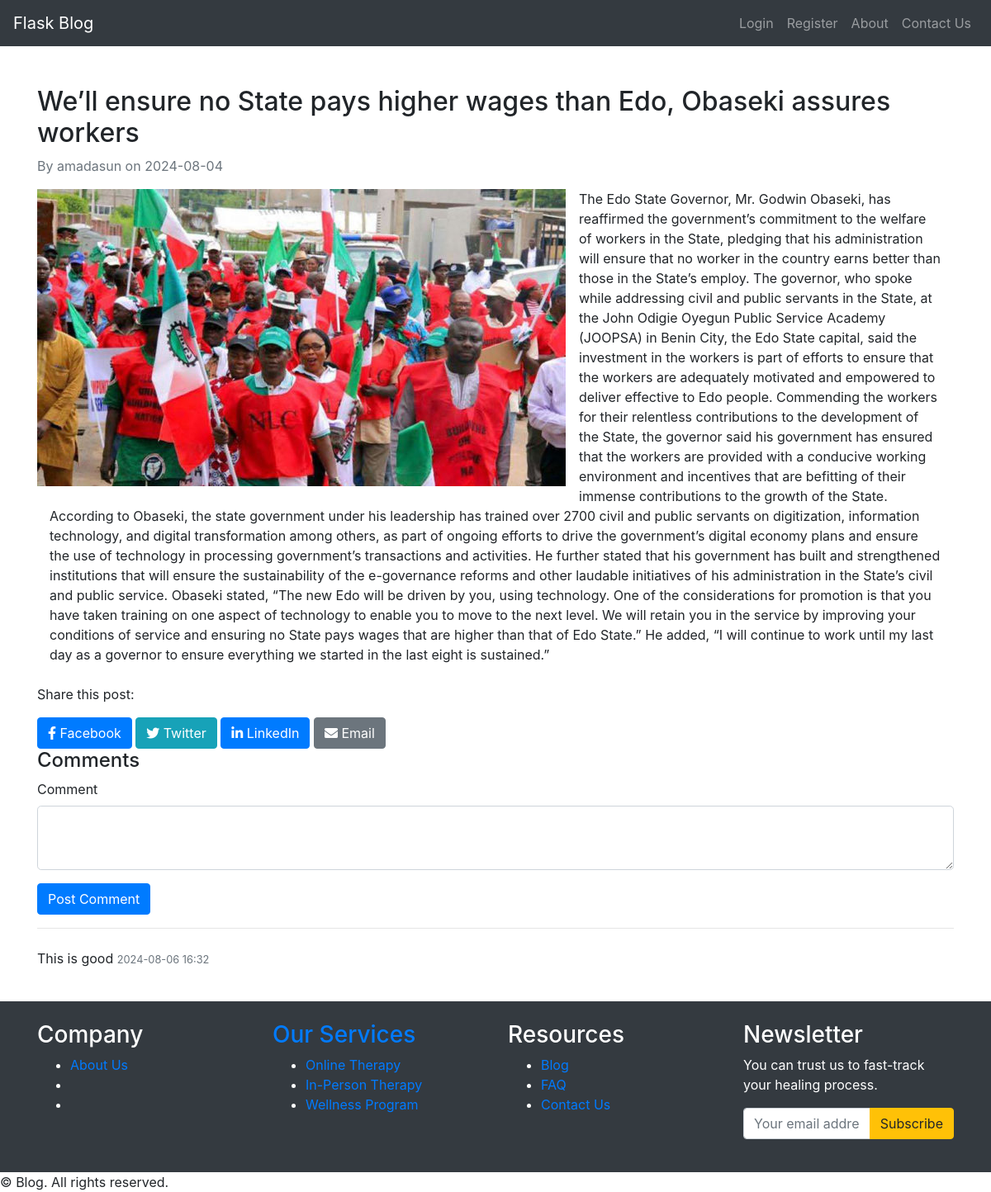
Screenshot of /post/3 with the database file from the repository.
### app/models.py (models this page shows, shortened)
class Post(db.Model):
    id = db.Column(db.Integer, primary_key=True)
    title = db.Column(db.String(100), nullable=False)
    content = db.Column(db.Text, nullable=False)
    date_posted = db.Column(db.DateTime, nullable=False, default=datetime.utcnow)
    is_featured = db.Column(db.Boolean, default=False)
    image_file = db.Column(db.String(20), nullable=False, default='default.jpg')
    category_id = db.Column(db.Integer, db.ForeignKey('category.id'), nullable=False)
    category = db.relationship('Category', back_populates='posts')
    user_id = db.Column(db.Integer, db.ForeignKey('user.id'), nullable=False)

class User(db.Model, UserMixin):
    id = db.Column(db.Integer, primary_key=True)
    username = db.Column(db.String(20), unique=True, nullable=False)
    email = db.Column(db.String(120), unique=True, nullable=False)
    image_file = db.Column(db.String(20), nullable=False, default='default.jpg')
    password = db.Column(db.String(60), nullable=False)
    is_admin = db.Column(db.Boolean, default=False)
    posts = db.relationship('Post', backref='author', lazy=True)

class Comment(db.Model):
    id = db.Column(db.Integer, primary_key=True)
    content = db.Column(db.Text, nullable=False)
    date_posted = db.Column(db.DateTime, nullable=False, default=datetime.utcnow)
    approved = db.Column(db.Boolean, default=False)  # Moderation status
    post_id = db.Column(db.Integer, db.ForeignKey('post.id'), nullable=False)
    author_id = db.Column(db.Integer, db.ForeignKey('user.id'), nullable=False)

### app/routes.py (the view, shortened to what this page needs)
@main.route('/post/<int:post_id>', methods=['GET', 'POST'])
def post(post_id):
    post = Post.query.get_or_404(post_id)
    formatted_content = convert_to_paragraphs(post.content)
    form = CommentForm()
    comments = Comment.query.filter_by(post_id=post.id, approved=True).all()
    return render_template('post.html',
                           title=post.title,
                           post=post,
                           form=form,
                           formatted_content=formatted_content,
                           comments=comments)

### app/forms.py
class CommentForm(FlaskForm):
    content = TextAreaField('Comment', validators=[DataRequired()])
    submit = SubmitField('Post Comment')

### app/utils/convert.py (called while the page is built)
def convert_to_paragraphs(text_content):
    paragraphs = text_content.split('\n')
    paragraph_content = ''.join(f'<p>{p.strip()}</p>' for p in paragraphs if p.strip())
    return Markup(paragraph_content)

### app/templates/post.html (shortened to what this page needs)
{% extends "base.html" %}
{% block content %}
<article class="mt-4">
    <h2>{{ post.title }}</h2>
    <p class="text-muted">By {{ post.author.username }} on {{ post.date_posted.strftime('%Y-%m-%d') }}</p>
    <img src="{{ url_for('static', filename='featured_images/' + (post.image_file if post.image_file else 'default.jpg')) }}"
         class="featured-img float-left mr-3 mb-3"
         alt="Featured Image">
    <div class="col-md-12">
        <div class="post-content">
            {{ post.content|safe }}
        </div>
    </div>
    <div class="social-share mt-4">
        <p>Share this post:</p>
        <a href="https://www.facebook.com/sharer/sharer.php?u={{ request.url }}" target="_blank" class="btn btn-primary">
            <i class="fab fa-facebook-f"></i> Facebook
        </a>
        <a href="https://twitter.com/intent/tweet?url={{ request.url }}&text={{ post.title }}" target="_blank" class="btn btn-info">
            <i class="fab fa-twitter"></i> Twitter
        </a>
        <a href="https://www.linkedin.com/shareArticle?mini=true&url={{ request.url }}&title={{ post.title }}" target="_blank" class="btn btn-primary">
            <i class="fab fa-linkedin-in"></i> LinkedIn
        </a>
        <a href="mailto:?subject={{ post.title }}&body=Check out this article: {{ request.url }}" class="btn btn-secondary">
            <i class="fas fa-envelope"></i> Email
        </a>
    </div>
    <section class="content-section">
        <h4>Comments</h4>
        <form method="POST">
            <div class="form-group">
                {{ form.content.label(class="form-control-label") }}
                {{ form.content(class="form-control form-control-lg") }}
            </div>
            <div class="form-group">
                {{ form.submit(class="btn btn-primary") }}
            </div>
        </form>
    </section>
    <hr>
    <section class="content-section">
        {% for comment in comments %}
        <div class="media mb-3">
            <div class="media-body">
                {{ comment.content }}
                <small class="text-muted">{{ comment.date_posted.strftime('%Y-%m-%d %H:%M') }}</small>
            </div>
        </div>
        {% else %}
        <p>No comments yet.</p>
        {% endfor %}
    </section>
</article>
{% endblock %}

### rows the page displays
Post: title "We’ll ensure no State pays higher wages than Edo, Obaseki assures workers", date_posted "2024-08-04", image_file (picture), content "The Edo State Governor, Mr. Godwin Obaseki, has reaffirmed the government’s commitment to the welfare of workers in the State, pledging that his administration will ensure that no worker in the country earns better than those in the State’s employ. The governor, who spoke while addressing civil and public servants in the State, at the John Odigie Oyegun Public Service Academy (JOOPSA) in Benin City, the Edo State capital, said the investment in the workers is part of efforts to ensure that the workers are adequately motivated and empowered to deliver effective to Edo people. Commending the workers for their relentless contributions to the development of the State, the governor said his…"
User: author.username "amadasun"
Comment: content "This is good", date_posted "2024-08-06 16:32"
